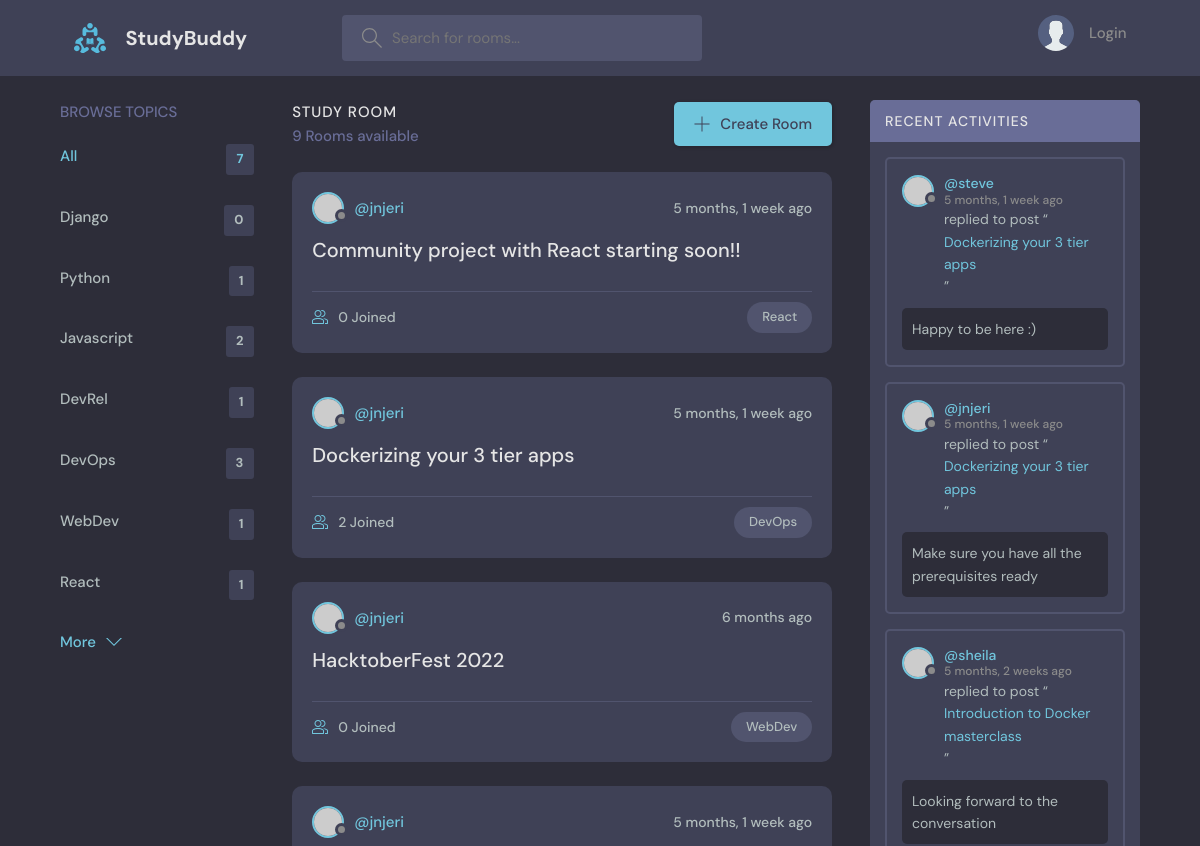
Before: / (upper part) with the older database file.
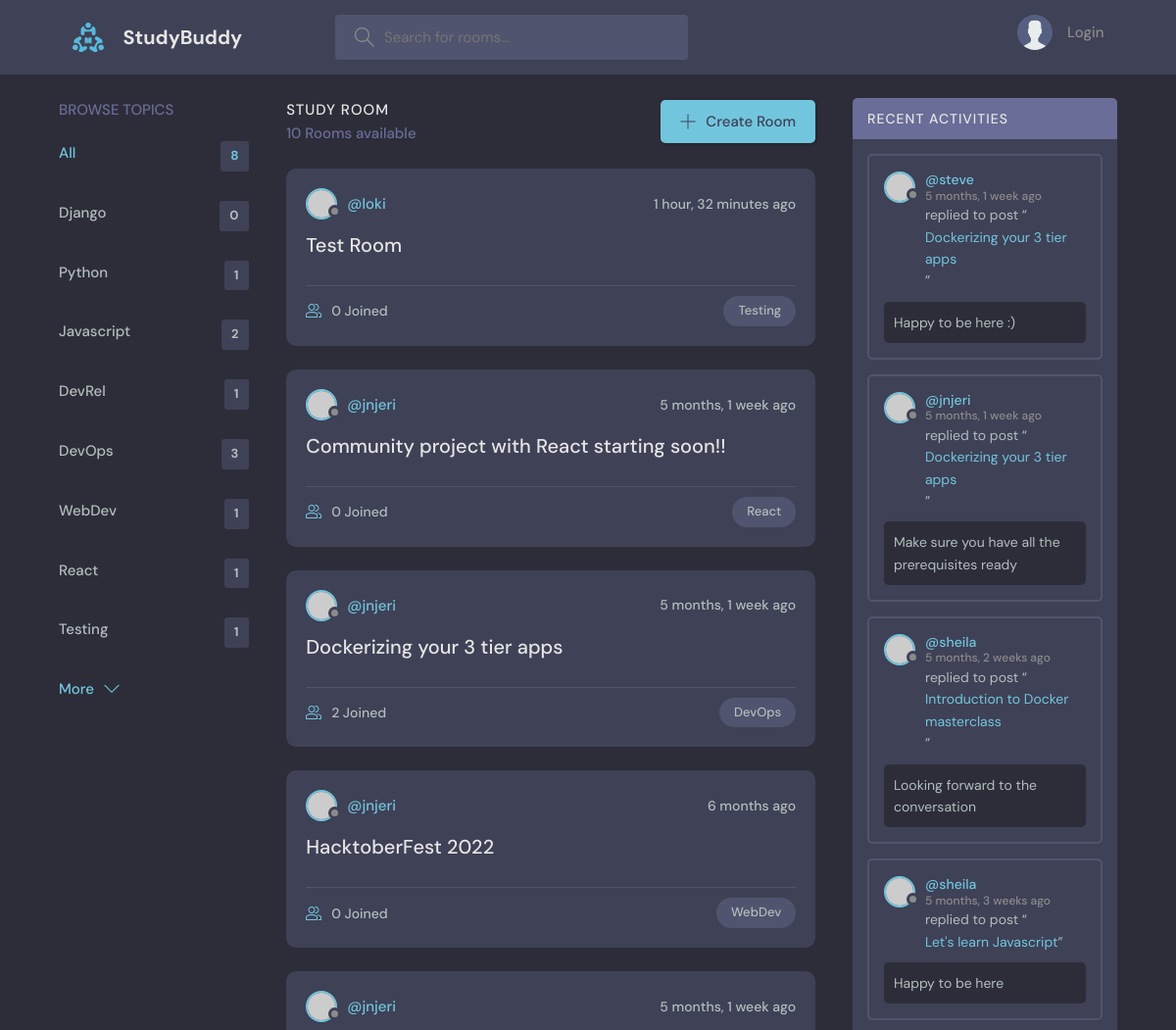
After: the same page with the newer database file.
### base/models.py (models this page shows, shortened)
class Topic(models.Model):
    name = models.CharField(max_length=200)

class Room(models.Model):
   host = models.ForeignKey(User, on_delete=models.SET_NULL, null=True)
   topic = models.ForeignKey(Topic, on_delete=models.SET_NULL, null=True)
   name = models.CharField (max_length=200)
   description = models.TextField(null=True, blank=True)
   participants = models.ManyToManyField(User, related_name='participants', blank=True)      #users active in a room
   updated = models.DateTimeField(auto_now=True)
   created = models.DateTimeField(auto_now_add=True)
   class Meta:
        ordering = ['-updated', '-created']
   def __str__(self):
    return self.name

class Message(models.Model):
    user = models.ForeignKey(User, on_delete=models.CASCADE)
    room = models.ForeignKey(Room, on_delete=models.CASCADE)
    body = models.TextField()
    updated = models.DateTimeField(auto_now=True)
    created = models.DateTimeField(auto_now_add=True)
    class Meta:
        ordering = ['-updated', '-created']
    def __str__(self):
        return self.body[0:50]

### base/views.py (the view)
# urls.py: path('', views.home, name="home"),
def home(request):
    q = request.GET.get('q') if request.GET.get('q') != None else ''
    rooms = Room.objects.filter(
            Q(topic__name__icontains=q) |
            Q(name__icontains=q) |
            Q(description__icontains=q)
    )
    topics = Topic.objects.all()
    room_count = rooms.count()
    room_messages = Message.objects.filter(Q(room__topic__name__icontains=q))
    context = {'rooms': rooms, 'topics': topics,
     'room_count': room_count, 'room_messages': room_messages}
    return render(request, 'base/home.html', context)

### base/templates/base/home.html (shortened to what this page needs)
{% extends 'main.html' %}
{% block content %}
<main class="layout layout--3">
  <div class="container">
    {% include 'base/topics_component.html' %}
    <div class="roomList">
      <div class="roomList__header">
        <div>
          <h2>Study Room</h2>
          <p>{{room_count}} Rooms available</p>
        </div>
        <a class="btn btn--main" href="{% url 'create-room' %}">
          <svg
            version="1.1"
            xmlns="http://www.w3.org/2000/svg"
            width="32"
            height="32"
            viewBox="0 0 32 32"
          >
            <title>add</title>
            <path
              d="M16.943 0.943h-1.885v14.115h-14.115v1.885h14.115v14.115h1.885v-14.115h14.115v-1.885h-14.115v-14.115z"
            ></path>
          </svg>
          Create Room
        </a>
      </div>
      {% include 'base/feed_component.html' %}
    </div>
    {% include 'base/activity_component.html' %}
  </div>
</main>
{% endblock %}

### base/templates/base/topics_component.html
<div class="topics">
    <div class="topics__header">
      <h2>Browse Topics</h2>
    </div>
    <ul class="topics__list">
      <li>
        <a href="{% url 'home' %}" class="active">All <span>{{topics.count}}</span></a>
      </li>
      {% for topic in topics %}
      <li>
        <a href="{% url 'home' %}?q={{topic.name}}">{{topic.name}}<span>{{topic.room_set.all.count}}</span></a>
      </li>
      {% endfor %}
    </ul>
    <a class="btn btn--link" href="topics.html">
      More
      <svg
        version="1.1"
        xmlns="http://www.w3.org/2000/svg"
        width="32"
        height="32"
        viewBox="0 0 32 32"
      >
        <title>chevron-down</title>
        <path d="M16 21l-13-13h-3l16 16 16-16h-3l-13 13z"></path>
      </svg>
    </a>
  </div>

### base/templates/base/feed_component.html (shortened to what this page needs)
{% for room in rooms %}
<div class="roomListRoom">
  <div class="roomListRoom__header">
    <a href="" class="roomListRoom__author">
      <div class="avatar avatar--small">
        <img src="https://randomuser.me/api/portraits/women/11.jpg" />
      </div>
      <span>@{{room.host.username}}</span>
    </a>
    <div class="roomListRoom__actions">
      <span>{{room.created|timesince}} ago</span>
    </div>
  </div>
  <div class="roomListRoom__content">
    <a href="{% url 'room' room.id %}">{{room.name}}</a>
  </div>
  <div class="roomListRoom__meta">
    <a href="{% url 'room' room.id %}" class="roomListRoom__joined">
      {{room.participants.all.count}} Joined
    </a>
    <p class="roomListRoom__topic">{{room.topic.name}}</p>
  </div>
</div>
{% endfor %}

### base/templates/base/activity_component.html (shortened to what this page needs)
<div class="activities">
  <div class="activities__header">
    <h2>Recent Activities</h2>
  </div>
  {% for message in room_messages %}
  <div class="activities__box">
    <div class="activities__boxHeader roomListRoom__header">
      <a href="" class="roomListRoom__author">
        <div class="avatar avatar--small">
          <img src="https://randomuser.me/api/portraits/women/11.jpg" />
        </div>
        <p>
          @{{message.user}}
          <span>{{message.created|timesince}} ago</span>
        </p>
      </a>
    </div>
    <div class="activities__boxContent">
      <p>
        replied to post “<a href="{% url 'room' message.room.id %}">{{message.room}}</a>”
      </p>
      <div class="activities__boxRoomContent">
       {{message.body}}
      </div>
    </div>
  </div>
  {% endfor %}
</div>

Changed rows visible on the page:
added Topic: name "Testing", room_set.all.count "1"
added Room: host.username "loki", created "1 hour, 32 minutes", name "Test Room", participants.all.count "0", topic.name "Testing"
now on this page (row unchanged): Message: user "sheila", created "5 months, 3 weeks", room "Let's learn Javascript", body "Happy to be here"
Other visible differences:
{{ topics.count }}: "7" → "8"
{{ room_count }}: "9" → "10"
